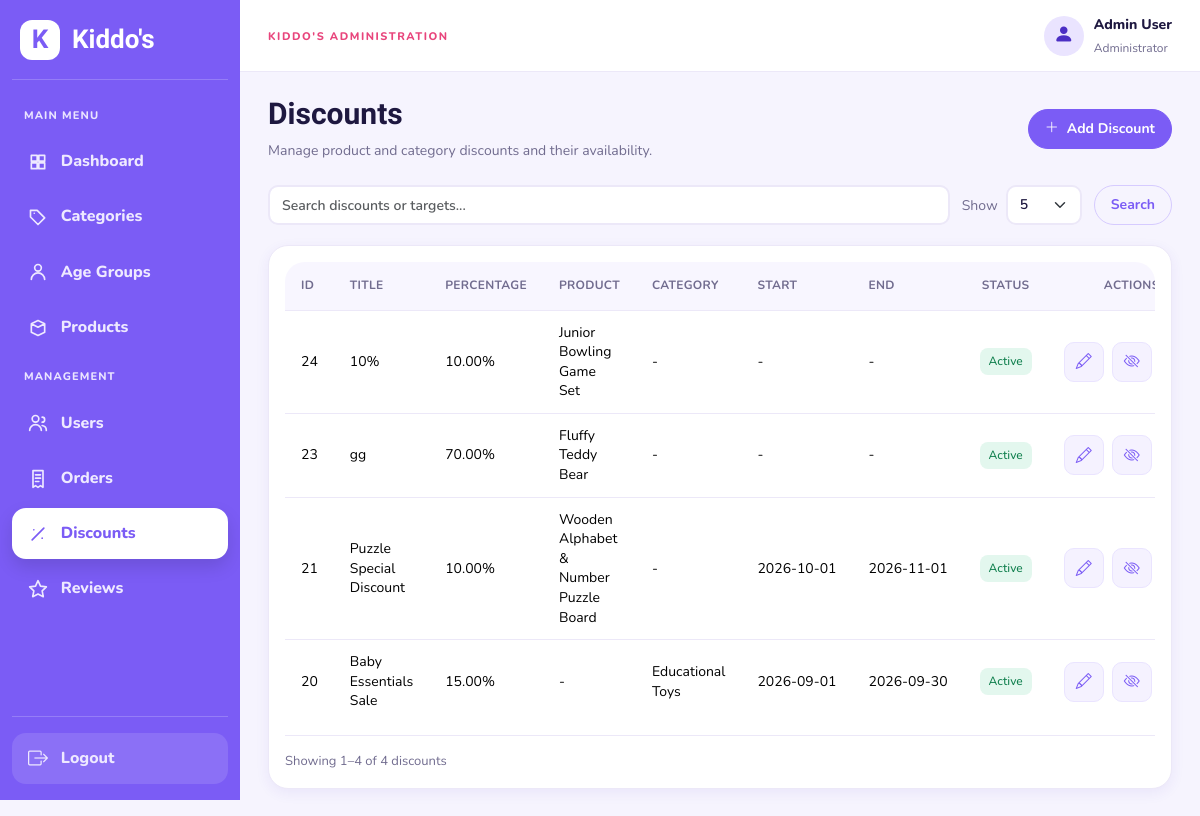
Page /admin/discounts.php (signed in) on the earlier database version.
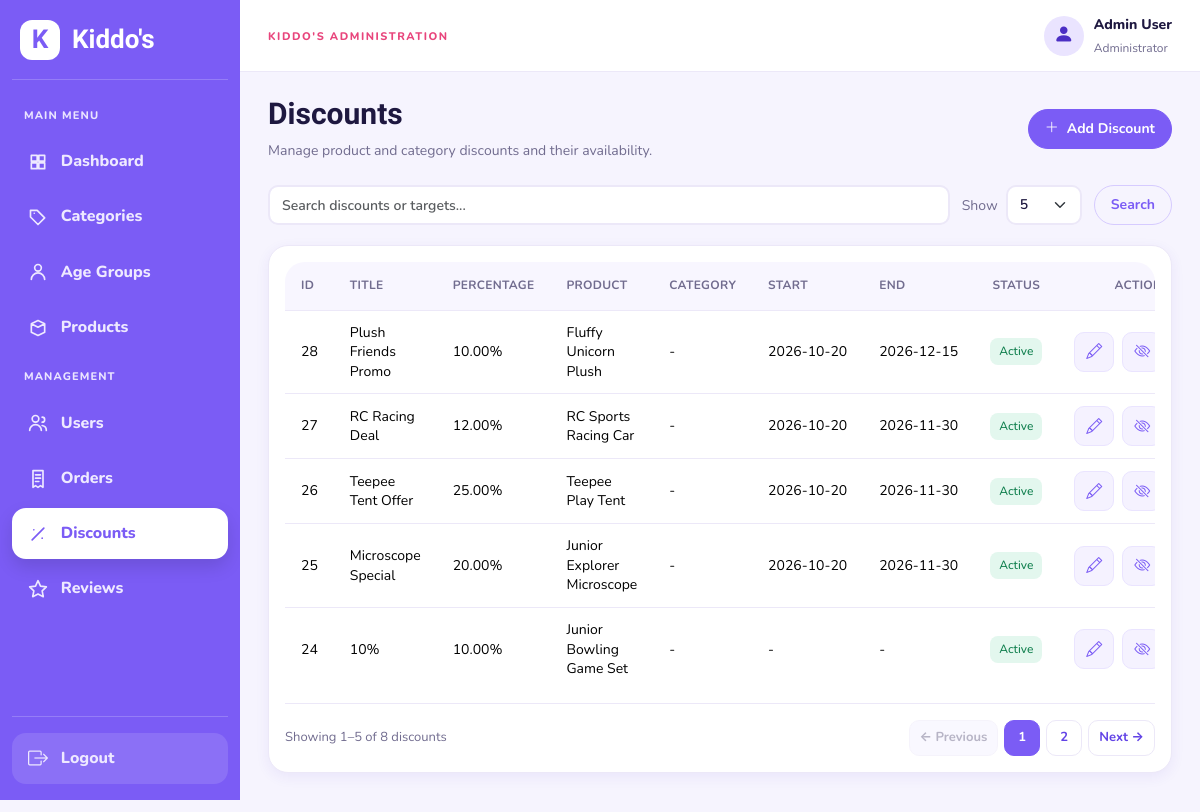
Same page on the later database version.
### tables this page shows
CREATE TABLE IF NOT EXISTS `discounts` (
  `id` int(10) UNSIGNED NOT NULL AUTO_INCREMENT,
  `title` varchar(100) NOT NULL,
  `percentage` decimal(5,2) NOT NULL,
  `product_id` int(10) UNSIGNED DEFAULT NULL,
  `category_id` int(10) UNSIGNED DEFAULT NULL,
  `starts_at` date DEFAULT NULL,
  `ends_at` date DEFAULT NULL,
  `is_active` tinyint(1) NOT NULL DEFAULT 1,
  `created_at` datetime NOT NULL DEFAULT current_timestamp(),
  PRIMARY KEY (`id`),
  KEY `idx_discounts_product` (`product_id`),
  KEY `idx_discounts_category` (`category_id`)
);

CREATE TABLE IF NOT EXISTS `products` (
  `id` int(10) UNSIGNED NOT NULL AUTO_INCREMENT,
  `category_id` int(10) UNSIGNED NOT NULL,
  `name` varchar(120) NOT NULL,
  `description` text NOT NULL,
  `instructions` text DEFAULT NULL,
  `price` decimal(8,2) NOT NULL,
  `stock` int(10) UNSIGNED NOT NULL DEFAULT 0,
  `gender` enum('girls','boys','unisex') NOT NULL DEFAULT 'unisex',
  `min_age` tinyint(3) UNSIGNED NOT NULL,
  `max_age` tinyint(3) UNSIGNED NOT NULL,
  `image` varchar(255) DEFAULT NULL,
  `is_active` tinyint(1) NOT NULL DEFAULT 1,
  `created_at` datetime NOT NULL DEFAULT current_timestamp(),
  `updated_at` datetime NOT NULL DEFAULT current_timestamp() ON UPDATE current_timestamp(),
  PRIMARY KEY (`id`),
  KEY `idx_products_filters` (`category_id`,`gender`,`min_age`,`max_age`)
);

CREATE TABLE IF NOT EXISTS `categories` (
  `id` int(10) UNSIGNED NOT NULL AUTO_INCREMENT,
  `name` varchar(60) NOT NULL,
  `slug` varchar(60) NOT NULL,
  `description` varchar(255) DEFAULT NULL,
  `icon` varchar(50) DEFAULT NULL,
  `image` varchar(255) DEFAULT NULL,
  `created_at` datetime NOT NULL DEFAULT current_timestamp(),
  PRIMARY KEY (`id`),
  UNIQUE KEY `uq_categories_name` (`name`),
  UNIQUE KEY `uq_categories_slug` (`slug`)
);

### classes/AdminTable.php (called while the page is built, shortened)
<?php
class AdminTable
{
    private $pdo;
    public function __construct($pdo)
    {
        $this->pdo = $pdo;
    }
    public function getPage($type, $request)
    {
        $search = isset($request['search']) && is_string($request['search']) ? trim($request['search']) : '';
        $search = substr($search, 0, 120);
        $size = isset($request['per_page']) && is_scalar($request['per_page']) ? (string) $request['per_page'] : '5';
        $size = in_array($size, ['5', '10', '20', '50'], true) ? (int) $size : 5;
        $requestedPage = isset($request['page']) && is_string($request['page']) && ctype_digit($request['page']) ? (int) $request['page'] : 1;
        $where = [];
        $params = [];
        $filters = [];
        $query = ['search' => $search, 'per_page' => $size];
        switch ($type) {
            case 'discounts':
                $select = 'd.*, p.name AS product_name, c.name AS category_name';
                $from = 'discounts d LEFT JOIN products p ON p.id = d.product_id LEFT JOIN categories c ON c.id = d.category_id';
                $order = 'd.id DESC'; $searchColumns = ['d.title', 'p.name', 'c.name'];
                break;
        }
        $condition = $where ? ' WHERE ' . implode(' AND ', $where) : '';
        $statement = $this->pdo->prepare('SELECT COUNT(*) FROM ' . $from . $condition);
        $statement->execute($params);
        $total = (int) $statement->fetchColumn();
        $pages = max(1, (int) ceil($total / $size));
        $page = min(max(1, $requestedPage), $pages);
        $offset = ($page - 1) * $size;
        $statement = $this->pdo->prepare('SELECT ' . $select . ' FROM ' . $from . $condition . ' ORDER BY ' . $order . ' LIMIT ? OFFSET ?');
        $statement->bindValue(count($params) + 1, $size, PDO::PARAM_INT);
        $statement->bindValue(count($params) + 2, $offset, PDO::PARAM_INT);
        $statement->execute();
        return ['rows' => $statement->fetchAll(PDO::FETCH_ASSOC), 'total' => $total, 'page' => $page, 'pages' => $pages,
            'size' => $size, 'start' => $total ? $offset + 1 : 0, 'end' => min($offset + $size, $total),
            'search' => $search, 'query' => $query, 'filters' => $filters, 'type' => $type];
    }
}

### admin/discounts.php (the view, shortened to what this page needs)
<?php
require_once __DIR__ . '/../includes/init.php';
require_once __DIR__ . '/../classes/AdminTable.php';
$adminTable = new AdminTable($pdo);
$pagination = $adminTable->getPage('discounts', $_GET);
$discounts = $pagination['rows'];
require_once __DIR__ . '/../includes/admin/layout_start.php';
?>
<div class="admin-page-header">
<div>
<h1>Discounts</h1>
<p>Manage product and category discounts and their availability.</p>
</div>
<a class="btn btn-primary d-inline-flex align-items-center gap-2" href="add_discount.php">
    <i class="bi bi-plus-lg" aria-hidden="true"></i> Add Discount
</a>
</div>
<?php require __DIR__ . '/../includes/admin/table_toolbar.php'; ?>
<div class="admin-card"><div class="table-responsive"><table class="table admin-table align-middle admin-table-consistent admin-table-discounts"><thead><tr>
<th>ID</th><th>Title</th><th>Percentage</th><th>Product</th><th>Category</th>
<th>Start</th><th>End</th><th>Status</th><th>Actions</th></tr></thead><tbody>
<?php foreach ($discounts as $row): ?><tr>
<td><?= htmlspecialchars((string) ($row['id'] ?? '-') , ENT_QUOTES, 'UTF-8') ?></td>
<td><?= htmlspecialchars((string) ($row['title'] ?? '-') , ENT_QUOTES, 'UTF-8') ?></td>
<td><?= htmlspecialchars((string) ($row['percentage'] ?? '-') , ENT_QUOTES, 'UTF-8') ?>%</td>
<td><?= htmlspecialchars((string) ($row['product_name'] ?? '-') , ENT_QUOTES, 'UTF-8') ?></td>
<td><?= htmlspecialchars((string) ($row['category_name'] ?? '-') , ENT_QUOTES, 'UTF-8') ?></td>
<td><?= htmlspecialchars((string) ($row['starts_at'] ?? '-') , ENT_QUOTES, 'UTF-8') ?></td>
<td><?= htmlspecialchars((string) ($row['ends_at'] ?? '-') , ENT_QUOTES, 'UTF-8') ?></td>
<td><span class="badge <?= $row['is_active'] ? 'bg-success' : 'bg-secondary' ?>"><?= $row['is_active'] ? 'Active' : 'Inactive' ?></span></td>
<td><div class="admin-actions"><a class="btn admin-action-btn admin-action-edit" href="edit_discount.php?id=<?= (int) $row['id'] ?>" title="Edit discount" aria-label="Edit discount"><i class="bi bi-pencil" aria-hidden="true"></i></a>
<form method="post" class="admin-actions">
<button class="btn admin-action-btn admin-action-toggle" name="action" value="<?= $row['is_active'] ? 'deactivate' : 'activate' ?>" title="<?= $row['is_active'] ? 'Deactivate discount' : 'Activate discount' ?>" aria-label="<?= $row['is_active'] ? 'Deactivate discount' : 'Activate discount' ?>"><i class="bi bi-<?= $row['is_active'] ? 'eye-slash' : 'eye' ?>" aria-hidden="true"></i></button>
</form></div></td></tr><?php endforeach; ?>
</tbody></table></div><?php require __DIR__ . '/../includes/admin/table_pagination.php'; ?></div><?php require_once __DIR__ . '/../includes/admin/layout_end.php'; ?>

Differences in the rows shown:
no longer on this page (row unchanged): discounts: id "23", title "gg", percentage "70.00", product.name "Fluffy Teddy Bear", category_name "-", starts_at "-", ends_at "-", is_active "Active"
no longer on this page (row unchanged): discounts: id "21", title "Puzzle Special Discount", percentage "10.00", product.name "Wooden Alphabet & Number Puzzle Board", category_name "-", starts_at "2026-10-01", ends_at "2026-11-01", is_active "Active"
no longer on this page (row unchanged): discounts: id "20", title "Baby Essentials Sale", percentage "15.00", product_name "-", category.name "Educational Toys", starts_at "2026-09-01", ends_at "2026-09-30", is_active "Active"
added discounts: id "28", title "Plush Friends Promo", percentage "10.00", product.name "Fluffy Unicorn Plush", category_name "-", starts_at "2026-10-20", ends_at "2026-12-15", is_active "Active"
added discounts: id "27", title "RC Racing Deal", percentage "12.00", product.name "RC Sports Racing Car", category_name "-", starts_at "2026-10-20", ends_at "2026-11-30", is_active "Active"
added discounts: id "26", title "Teepee Tent Offer", percentage "25.00", product.name "Teepee Play Tent", category_name "-", starts_at "2026-10-20", ends_at "2026-11-30", is_active "Active"
added discounts: id "25", title "Microscope Special", percentage "20.00", product.name "Junior Explorer Microscope", category_name "-", starts_at "2026-10-20", ends_at "2026-11-30", is_active "Active"
Other differences:
$pagination['end']: "4" → "5"
$pagination['total']: "4" → "8"
text now shown: "← Previous Next →"
new list line: "1"
new list line: "2"
